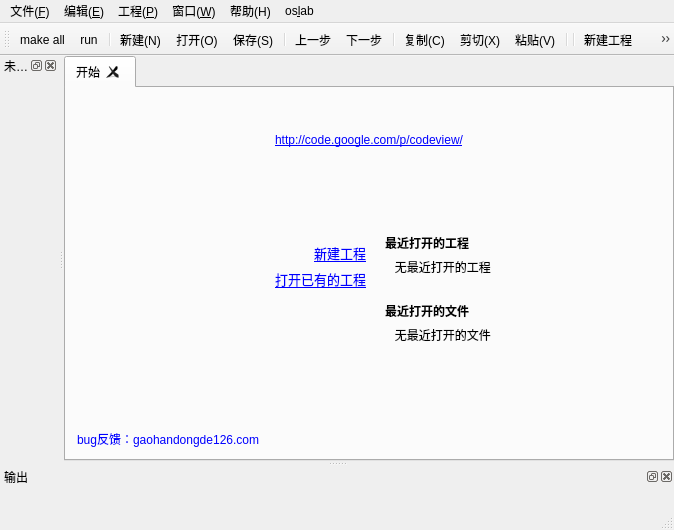
<?xml version="1.0" encoding="UTF-8"?>
<ui version="4.0">
 <class>MainWindowClass</class>
 <widget class="QMainWindow" name="MainWindowClass">
  <property name="geometry">
   <rect>
    <x>0</x>
    <y>0</y>
    <width>674</width>
    <height>530</height>
   </rect>
  </property>
  <property name="windowTitle">
   <string>CodeView</string>
  </property>
  <property name="documentMode">
   <bool>true</bool>
  </property>
  <property name="tabShape">
   <enum>QTabWidget::Triangular</enum>
  </property>
  <property name="unifiedTitleAndToolBarOnMac">
   <bool>true</bool>
  </property>
  <widget class="QWidget" name="centralWidget">
   <layout class="QHBoxLayout" name="horizontalLayout_2">
    <property name="spacing">
     <number>0</number>
    </property>
    <property name="margin">
     <number>0</number>
    </property>
    <item>
     <widget class="QTabWidget" name="tabWidget">
      <property name="mouseTracking">
       <bool>false</bool>
      </property>
      <property name="tabPosition">
       <enum>QTabWidget::North</enum>
      </property>
      <property name="tabShape">
       <enum>QTabWidget::Rounded</enum>
      </property>
      <property name="currentIndex">
       <number>0</number>
      </property>
      <property name="documentMode">
       <bool>false</bool>
      </property>
      <property name="tabsClosable">
       <bool>true</bool>
      </property>
      <widget class="QWidget" name="tab">
       <attribute name="icon">
        <iconset resource="iamge.qrc">
         <normaloff>:/iamge/iamges/arrow.png</normaloff>:/iamge/iamges/arrow.png</iconset>
       </attribute>
       <attribute name="title">
        <string>开始</string>
       </attribute>
       <attribute name="toolTip">
        <string>start</string>
       </attribute>
       <layout class="QVBoxLayout" name="verticalLayout_10">
        <item>
         <layout class="QVBoxLayout" name="verticalLayout_5">
          <item>
           <widget class="QLabel" name="label_5">
            <property name="text">
             <string/>
            </property>
            <property name="pixmap">
             <pixmap resource="iamge.qrc">:/iamge/iamges/1.PNG</pixmap>
            </property>
            <property name="alignment">
             <set>Qt::AlignCenter</set>
            </property>
           </widget>
          </item>
          <item>
           <widget class="QLabel" name="label_13">
            <property name="text">
             <string>&lt;!DOCTYPE HTML PUBLIC &quot;-//W3C//DTD HTML 4.0//EN&quot; &quot;http://www.w3.org/TR/REC-html40/strict.dtd&quot;&gt;
&lt;html&gt;&lt;head&gt;&lt;meta name=&quot;qrichtext&quot; content=&quot;1&quot; /&gt;&lt;style type=&quot;text/css&quot;&gt;
p, li { white-space: pre-wrap; }
&lt;/style&gt;&lt;/head&gt;&lt;body style=&quot; font-family:'宋体'; font-size:9pt; font-weight:400; font-style:normal;&quot;&gt;
&lt;p style=&quot;-qt-paragraph-type:empty; margin-top:0px; margin-bottom:0px; margin-left:0px; margin-right:0px; -qt-block-indent:0; text-indent:0px;&quot;&gt;&lt;/p&gt;
&lt;p style=&quot; margin-top:0px; margin-bottom:0px; margin-left:0px; margin-right:0px; -qt-block-indent:0; text-indent:0px;&quot;&gt;&lt;a href=&quot;http://code.google.com/p/codeview/&quot;&gt;&lt;span style=&quot; text-decoration: underline; color:#0000ff;&quot;&gt;http://code.google.com/p/codeview/&lt;/span&gt;&lt;/a&gt;&lt;/p&gt;&lt;/body&gt;&lt;/html&gt;</string>
            </property>
            <property name="alignment">
             <set>Qt::AlignCenter</set>
            </property>
            <property name="openExternalLinks">
             <bool>true</bool>
            </property>
           </widget>
          </item>
         </layout>
        </item>
        <item>
         <layout class="QHBoxLayout" name="horizontalLayout">
          <item>
           <layout class="QHBoxLayout" name="horizontalLayout_9">
            <item>
             <spacer name="horizontalSpacer_2">
              <property name="orientation">
               <enum>Qt::Horizontal</enum>
              </property>
              <property name="sizeHint" stdset="0">
               <size>
                <width>40</width>
                <height>20</height>
               </size>
              </property>
             </spacer>
            </item>
            <item>
             <layout class="QVBoxLayout" name="verticalLayout_8">
              <item>
               <layout class="QVBoxLayout" name="verticalLayout_7">
                <item>
                 <spacer name="verticalSpacer_3">
                  <property name="orientation">
                   <enum>Qt::Vertical</enum>
                  </property>
                  <property name="sizeHint" stdset="0">
                   <size>
                    <width>20</width>
                    <height>40</height>
                   </size>
                  </property>
                 </spacer>
                </item>
                <item>
                 <layout class="QHBoxLayout" name="horizontalLayout_7">
                  <item>
                   <widget class="QLabel" name="label_newPro1">
                    <property name="text">
                     <string/>
                    </property>
                    <property name="pixmap">
                     <pixmap resource="iamge.qrc">:/iamge/iamges/addgroup.png</pixmap>
                    </property>
                   </widget>
                  </item>
                  <item>
                   <widget class="QLabel" name="label_newPro2">
                    <property name="text">
                     <string>&lt;!DOCTYPE HTML PUBLIC &quot;-//W3C//DTD HTML 4.0//EN&quot; &quot;http://www.w3.org/TR/REC-html40/strict.dtd&quot;&gt;
&lt;html&gt;&lt;head&gt;&lt;meta name=&quot;qrichtext&quot; content=&quot;1&quot; /&gt;&lt;style type=&quot;text/css&quot;&gt;
p, li { white-space: pre-wrap; }
&lt;/style&gt;&lt;/head&gt;&lt;body style=&quot; font-family:'宋体'; font-size:9pt; font-weight:400; font-style:normal;&quot;&gt;
&lt;p style=&quot; margin-top:0px; margin-bottom:0px; margin-left:0px; margin-right:0px; -qt-block-indent:0; text-indent:0px;&quot;&gt;&lt;a href=&quot;1&quot;&gt;&lt;span style=&quot; font-size:10pt; text-decoration: underline; color:#0000ff;&quot;&gt;新建工程&lt;/span&gt;&lt;/a&gt;&lt;/p&gt;&lt;/body&gt;&lt;/html&gt;</string>
                    </property>
                    <property name="alignment">
                     <set>Qt::AlignLeading|Qt::AlignLeft|Qt::AlignVCenter</set>
                    </property>
                   </widget>
                  </item>
                 </layout>
                </item>
                <item>
                 <layout class="QHBoxLayout" name="horizontalLayout_8">
                  <item>
                   <widget class="QLabel" name="label_recentPro1">
                    <property name="text">
                     <string/>
                    </property>
                    <property name="pixmap">
                     <pixmap resource="iamge.qrc">:/iamge/iamges/relaxView.png</pixmap>
                    </property>
                   </widget>
                  </item>
                  <item>
                   <widget class="QLabel" name="label_recentPro2">
                    <property name="text">
                     <string>&lt;!DOCTYPE HTML PUBLIC &quot;-//W3C//DTD HTML 4.0//EN&quot; &quot;http://www.w3.org/TR/REC-html40/strict.dtd&quot;&gt;
&lt;html&gt;&lt;head&gt;&lt;meta name=&quot;qrichtext&quot; content=&quot;1&quot; /&gt;&lt;style type=&quot;text/css&quot;&gt;
p, li { white-space: pre-wrap; }
&lt;/style&gt;&lt;/head&gt;&lt;body style=&quot; font-family:'宋体'; font-size:9pt; font-weight:400; font-style:normal;&quot;&gt;
&lt;p style=&quot; margin-top:0px; margin-bottom:0px; margin-left:0px; margin-right:0px; -qt-block-indent:0; text-indent:0px;&quot;&gt;&lt;a href=&quot;2&quot;&gt;&lt;span style=&quot; font-size:10pt; text-decoration: underline; color:#0000ff;&quot;&gt;打开已有的工程&lt;/span&gt;&lt;/a&gt;&lt;/p&gt;&lt;/body&gt;&lt;/html&gt;</string>
                    </property>
                    <property name="alignment">
                     <set>Qt::AlignLeading|Qt::AlignLeft|Qt::AlignVCenter</set>
                    </property>
                   </widget>
                  </item>
                 </layout>
                </item>
               </layout>
              </item>
              <item>
               <spacer name="verticalSpacer">
                <property name="orientation">
                 <enum>Qt::Vertical</enum>
                </property>
                <property name="sizeHint" stdset="0">
                 <size>
                  <width>20</width>
                  <height>40</height>
                 </size>
                </property>
               </spacer>
              </item>
             </layout>
            </item>
           </layout>
          </item>
          <item>
           <layout class="QHBoxLayout" name="horizontalLayout_10">
            <item>
             <layout class="QVBoxLayout" name="verticalLayout_9">
              <item>
               <spacer name="verticalSpacer_4">
                <property name="orientation">
                 <enum>Qt::Vertical</enum>
                </property>
                <property name="sizeHint" stdset="0">
                 <size>
                  <width>20</width>
                  <height>40</height>
                 </size>
                </property>
               </spacer>
              </item>
              <item>
               <layout class="QHBoxLayout" name="horizontalLayout_5">
                <item>
                 <widget class="QLabel" name="label_4">
                  <property name="text">
                   <string/>
                  </property>
                  <property name="pixmap">
                   <pixmap resource="iamge.qrc">:/iamge/iamges/Sync.png</pixmap>
                  </property>
                 </widget>
                </item>
                <item>
                 <layout class="QVBoxLayout" name="verticalLayout_6">
                  <item>
                   <widget class="QLabel" name="label_3">
                    <property name="font">
                     <font>
                      <weight>75</weight>
                      <bold>true</bold>
                     </font>
                    </property>
                    <property name="text">
                     <string>最近打开的工程</string>
                    </property>
                   </widget>
                  </item>
                  <item>
                   <widget class="QLabel" name="label_recentPro">
                    <property name="text">
                     <string>   无最近打开的工程</string>
                    </property>
                   </widget>
                  </item>
                  <item>
                   <widget class="QLabel" name="label_6">
                    <property name="text">
                     <string/>
                    </property>
                   </widget>
                  </item>
                  <item>
                   <widget class="QLabel" name="label_recentd">
                    <property name="font">
                     <font>
                      <weight>75</weight>
                      <bold>true</bold>
                     </font>
                    </property>
                    <property name="text">
                     <string>最近打开的文件</string>
                    </property>
                   </widget>
                  </item>
                  <item>
                   <widget class="QLabel" name="label_recentFile">
                    <property name="text">
                     <string>   无最近打开的文件</string>
                    </property>
                   </widget>
                  </item>
                 </layout>
                </item>
               </layout>
              </item>
              <item>
               <spacer name="verticalSpacer_2">
                <property name="orientation">
                 <enum>Qt::Vertical</enum>
                </property>
                <property name="sizeHint" stdset="0">
                 <size>
                  <width>20</width>
                  <height>40</height>
                 </size>
                </property>
               </spacer>
              </item>
             </layout>
            </item>
            <item>
             <spacer name="horizontalSpacer_3">
              <property name="orientation">
               <enum>Qt::Horizontal</enum>
              </property>
              <property name="sizeHint" stdset="0">
               <size>
                <width>40</width>
                <height>20</height>
               </size>
              </property>
             </spacer>
            </item>
           </layout>
          </item>
         </layout>
        </item>
        <item>
         <widget class="QLabel" name="label_2">
          <property name="text">
           <string>&lt;!DOCTYPE HTML PUBLIC &quot;-//W3C//DTD HTML 4.0//EN&quot; &quot;http://www.w3.org/TR/REC-html40/strict.dtd&quot;&gt;
&lt;html&gt;&lt;head&gt;&lt;meta name=&quot;qrichtext&quot; content=&quot;1&quot; /&gt;&lt;style type=&quot;text/css&quot;&gt;
p, li { white-space: pre-wrap; }
&lt;/style&gt;&lt;/head&gt;&lt;body style=&quot; font-family:'宋体'; font-size:9pt; font-weight:400; font-style:normal;&quot;&gt;
&lt;p style=&quot; margin-top:0px; margin-bottom:0px; margin-left:0px; margin-right:0px; -qt-block-indent:0; text-indent:0px;&quot;&gt;&lt;span style=&quot; color:#0000ff;&quot;&gt;bug反馈：gaohandongde126.com&lt;/span&gt;&lt;/p&gt;&lt;/body&gt;&lt;/html&gt;</string>
          </property>
         </widget>
        </item>
       </layout>
      </widget>
     </widget>
    </item>
   </layout>
  </widget>
  <widget class="QMenuBar" name="menuBar">
   <property name="geometry">
    <rect>
     <x>0</x>
     <y>0</y>
     <width>674</width>
     <height>25</height>
    </rect>
   </property>
   <widget class="QMenu" name="menu_File">
    <property name="title">
     <string>文件(&amp;F)</string>
    </property>
    <addaction name="action_NewFile"/>
    <addaction name="action_Open"/>
    <addaction name="action_Save"/>
    <addaction name="action_saveAs"/>
    <addaction name="separator"/>
    <addaction name="action_E"/>
   </widget>
   <widget class="QMenu" name="menu_T">
    <property name="title">
     <string>工程(&amp;P)</string>
    </property>
    <addaction name="newProject"/>
    <addaction name="delProject"/>
   </widget>
   <widget class="QMenu" name="menu_H">
    <property name="title">
     <string>帮助(H)</string>
    </property>
    <addaction name="action_help"/>
    <addaction name="action_5"/>
   </widget>
   <widget class="QMenu" name="menu_E">
    <property name="title">
     <string>编辑(&amp;E)</string>
    </property>
    <addaction name="action_Copy"/>
    <addaction name="action_cut"/>
    <addaction name="action_paste"/>
    <addaction name="separator"/>
    <addaction name="action_undo"/>
    <addaction name="action_redo"/>
    <addaction name="separator"/>
    <addaction name="action"/>
    <addaction name="separator"/>
    <addaction name="action_Option"/>
   </widget>
   <widget class="QMenu" name="menu_W">
    <property name="title">
     <string>窗口(&amp;W)</string>
    </property>
    <addaction name="action_showLeft"/>
    <addaction name="action_showBottom"/>
   </widget>
   <widget class="QMenu" name="menuOslab">
    <property name="title">
     <string>os&amp;lab</string>
    </property>
    <addaction name="action_4"/>
    <addaction name="action_make"/>
    <addaction name="action_run"/>
    <addaction name="separator"/>
    <addaction name="actionMount"/>
    <addaction name="actionUmount"/>
   </widget>
   <addaction name="menu_File"/>
   <addaction name="menu_E"/>
   <addaction name="menu_T"/>
   <addaction name="menu_W"/>
   <addaction name="menu_H"/>
   <addaction name="menuOslab"/>
  </widget>
  <widget class="QToolBar" name="mainToolBar">
   <property name="mouseTracking">
    <bool>true</bool>
   </property>
   <property name="windowTitle">
    <string>工具栏</string>
   </property>
   <property name="toolButtonStyle">
    <enum>Qt::ToolButtonIconOnly</enum>
   </property>
   <attribute name="toolBarArea">
    <enum>TopToolBarArea</enum>
   </attribute>
   <attribute name="toolBarBreak">
    <bool>false</bool>
   </attribute>
   <addaction name="action_make"/>
   <addaction name="action_run"/>
   <addaction name="separator"/>
   <addaction name="action_NewFile"/>
   <addaction name="action_Open"/>
   <addaction name="action_Save"/>
   <addaction name="separator"/>
   <addaction name="action_undo"/>
   <addaction name="action_redo"/>
   <addaction name="separator"/>
   <addaction name="action_Copy"/>
   <addaction name="action_cut"/>
   <addaction name="action_paste"/>
   <addaction name="separator"/>
   <addaction name="separator"/>
   <addaction name="newProject"/>
   <addaction name="delProject"/>
   <addaction name="separator"/>
   <addaction name="separator"/>
  </widget>
  <widget class="QStatusBar" name="statusBar"/>
  <widget class="QDockWidget" name="dockWidget">
   <property name="palette">
    <palette>
     <active>
      <colorrole role="Button">
       <brush brushstyle="SolidPattern">
        <color alpha="255">
         <red>236</red>
         <green>233</green>
         <blue>216</blue>
        </color>
       </brush>
      </colorrole>
     </active>
     <inactive>
      <colorrole role="Button">
       <brush brushstyle="SolidPattern">
        <color alpha="255">
         <red>236</red>
         <green>233</green>
         <blue>216</blue>
        </color>
       </brush>
      </colorrole>
     </inactive>
     <disabled>
      <colorrole role="Button">
       <brush brushstyle="SolidPattern">
        <color alpha="255">
         <red>236</red>
         <green>233</green>
         <blue>216</blue>
        </color>
       </brush>
      </colorrole>
     </disabled>
    </palette>
   </property>
   <property name="mouseTracking">
    <bool>false</bool>
   </property>
   <property name="windowIcon">
    <iconset>
     <normaloff>E:/pica/图标/表情png/2327/可爱QQ表情图标下载2.png</normaloff>E:/pica/图标/表情png/2327/可爱QQ表情图标下载2.png</iconset>
   </property>
   <property name="windowTitle">
    <string>未选择工程</string>
   </property>
   <attribute name="dockWidgetArea">
    <number>1</number>
   </attribute>
   <widget class="QWidget" name="dockWidgetContents_2">
    <layout class="QVBoxLayout" name="verticalLayout_12"/>
   </widget>
  </widget>
  <widget class="QDockWidget" name="dockWidget_2">
   <property name="windowTitle">
    <string>输出</string>
   </property>
   <attribute name="dockWidgetArea">
    <number>8</number>
   </attribute>
   <widget class="QWidget" name="dockWidgetContents_3">
    <layout class="QVBoxLayout" name="verticalLayout_13"/>
   </widget>
  </widget>
  <action name="action_NewFile">
   <property name="icon">
    <iconset resource="iamge.qrc">
     <normaloff>:/iamge/iamges/new.png</normaloff>:/iamge/iamges/new.png</iconset>
   </property>
   <property name="text">
    <string>新建(&amp;N)</string>
   </property>
   <property name="shortcut">
    <string>Ctrl+N</string>
   </property>
  </action>
  <action name="action_Open">
   <property name="icon">
    <iconset resource="iamge.qrc">
     <normaloff>:/iamge/iamges/open.png</normaloff>:/iamge/iamges/open.png</iconset>
   </property>
   <property name="text">
    <string>打开(&amp;O)</string>
   </property>
   <property name="shortcut">
    <string>Ctrl+O</string>
   </property>
  </action>
  <action name="newProject">
   <property name="icon">
    <iconset resource="iamge.qrc">
     <normaloff>:/iamge/iamges/addgroup.png</normaloff>:/iamge/iamges/addgroup.png</iconset>
   </property>
   <property name="text">
    <string>新建工程</string>
   </property>
   <property name="toolTip">
    <string>新建工程以便定位文件中的标识符</string>
   </property>
  </action>
  <action name="delProject">
   <property name="icon">
    <iconset resource="iamge.qrc">
     <normaloff>:/iamge/iamges/relaxView.png</normaloff>:/iamge/iamges/relaxView.png</iconset>
   </property>
   <property name="text">
    <string>所有工程</string>
   </property>
   <property name="toolTip">
    <string>查看并且编辑所有工程</string>
   </property>
  </action>
  <action name="action_Copy">
   <property name="icon">
    <iconset resource="iamge.qrc">
     <normaloff>:/iamge/iamges/copy.png</normaloff>:/iamge/iamges/copy.png</iconset>
   </property>
   <property name="text">
    <string>复制(&amp;C)</string>
   </property>
   <property name="shortcut">
    <string>Ctrl+C</string>
   </property>
  </action>
  <action name="action_cut">
   <property name="icon">
    <iconset resource="iamge.qrc">
     <normaloff>:/iamge/iamges/cut.png</normaloff>:/iamge/iamges/cut.png</iconset>
   </property>
   <property name="text">
    <string>剪切(&amp;X)</string>
   </property>
   <property name="shortcut">
    <string>Ctrl+X</string>
   </property>
  </action>
  <action name="action_paste">
   <property name="icon">
    <iconset resource="iamge.qrc">
     <normaloff>:/iamge/iamges/paste.png</normaloff>:/iamge/iamges/paste.png</iconset>
   </property>
   <property name="text">
    <string>粘贴(&amp;V)</string>
   </property>
   <property name="shortcut">
    <string>Ctrl+V</string>
   </property>
  </action>
  <action name="action_undo">
   <property name="icon">
    <iconset resource="iamge.qrc">
     <normaloff>:/iamge/iamges/undo.png</normaloff>:/iamge/iamges/undo.png</iconset>
   </property>
   <property name="text">
    <string>上一步</string>
   </property>
   <property name="shortcut">
    <string>Ctrl+Z</string>
   </property>
  </action>
  <action name="action_redo">
   <property name="icon">
    <iconset resource="iamge.qrc">
     <normaloff>:/iamge/iamges/redo.png</normaloff>:/iamge/iamges/redo.png</iconset>
   </property>
   <property name="text">
    <string>下一步</string>
   </property>
   <property name="shortcut">
    <string>Ctrl+Y</string>
   </property>
  </action>
  <action name="action_F">
   <property name="icon">
    <iconset resource="iamge.qrc">
     <normaloff>:/iamge/iamges/find.png</normaloff>:/iamge/iamges/find.png</iconset>
   </property>
   <property name="text">
    <string>在文本中查找(&amp;F)</string>
   </property>
   <property name="toolTip">
    <string>单击以便打开文本查找窗口</string>
   </property>
   <property name="shortcut">
    <string>Ctrl+F</string>
   </property>
  </action>
  <action name="action_Save">
   <property name="icon">
    <iconset resource="iamge.qrc">
     <normaloff>:/iamge/iamges/save.png</normaloff>:/iamge/iamges/save.png</iconset>
   </property>
   <property name="text">
    <string>保存(&amp;S)</string>
   </property>
   <property name="shortcut">
    <string>Ctrl+S</string>
   </property>
  </action>
  <action name="action_5">
   <property name="text">
    <string>关于 CodeView</string>
   </property>
  </action>
  <action name="action_E">
   <property name="text">
    <string>退出(&amp;E)</string>
   </property>
  </action>
  <action name="selectProject">
   <property name="text">
    <string>选择工程</string>
   </property>
  </action>
  <action name="action_saveAs">
   <property name="text">
    <string>另存为</string>
   </property>
  </action>
  <action name="action_showLeft">
   <property name="text">
    <string>工程窗口</string>
   </property>
   <property name="toolTip">
    <string>单击以便打开工程搜索窗口</string>
   </property>
  </action>
  <action name="action_showBottom">
   <property name="text">
    <string>输出窗口</string>
   </property>
   <property name="toolTip">
    <string>单击以便打开搜索结果窗口</string>
   </property>
  </action>
  <action name="action_help">
   <property name="text">
    <string>CodeView 使用帮助</string>
   </property>
   <property name="shortcut">
    <string>F1</string>
   </property>
  </action>
  <action name="action_make">
   <property name="icon">
    <iconset resource="iamge.qrc">
     <normaloff>:/iamge/iamges/compile.png</normaloff>:/iamge/iamges/compile.png</iconset>
   </property>
   <property name="text">
    <string>make all </string>
   </property>
   <property name="shortcut">
    <string>Ctrl+B</string>
   </property>
  </action>
  <action name="action_run">
   <property name="icon">
    <iconset resource="iamge.qrc">
     <normaloff>:/iamge/iamges/run.png</normaloff>:/iamge/iamges/run.png</iconset>
   </property>
   <property name="text">
    <string>run</string>
   </property>
   <property name="shortcut">
    <string>Ctrl+R</string>
   </property>
  </action>
  <action name="action_4">
   <property name="text">
    <string>clean</string>
   </property>
   <property name="shortcut">
    <string>Ctrl+L</string>
   </property>
  </action>
  <action name="actionMount">
   <property name="enabled">
    <bool>false</bool>
   </property>
   <property name="text">
    <string>mount</string>
   </property>
   <property name="shortcut">
    <string>Ctrl+M</string>
   </property>
  </action>
  <action name="actionUmount">
   <property name="enabled">
    <bool>false</bool>
   </property>
   <property name="text">
    <string>umount</string>
   </property>
   <property name="shortcut">
    <string>Ctrl+U</string>
   </property>
  </action>
  <action name="action_6">
   <property name="text">
    <string>设置</string>
   </property>
  </action>
  <action name="action">
   <property name="text">
    <string>整理格式</string>
   </property>
   <property name="shortcut">
    <string>Ctrl+I</string>
   </property>
  </action>
  <action name="action_Option">
   <property name="enabled">
    <bool>false</bool>
   </property>
   <property name="text">
    <string>选项(&amp;O)</string>
   </property>
  </action>
 </widget>
 <layoutdefault spacing="6" margin="11"/>
 <resources>
  <include location="iamge.qrc"/>
 </resources>
 <connections>
  <connection>
   <sender>action_NewFile</sender>
   <signal>triggered()</signal>
   <receiver>MainWindowClass</receiver>
   <slot>newFile()</slot>
   <hints>
    <hint type="sourcelabel">
     <x>-1</x>
     <y>-1</y>
    </hint>
    <hint type="destinationlabel">
     <x>279</x>
     <y>100</y>
    </hint>
   </hints>
  </connection>
  <connection>
   <sender>action_Open</sender>
   <signal>triggered()</signal>
   <receiver>MainWindowClass</receiver>
   <slot>open()</slot>
   <hints>
    <hint type="sourcelabel">
     <x>-1</x>
     <y>-1</y>
    </hint>
    <hint type="destinationlabel">
     <x>277</x>
     <y>142</y>
    </hint>
   </hints>
  </connection>
  <connection>
   <sender>action_Save</sender>
   <signal>triggered()</signal>
   <receiver>MainWindowClass</receiver>
   <slot>save()</slot>
   <hints>
    <hint type="sourcelabel">
     <x>-1</x>
     <y>-1</y>
    </hint>
    <hint type="destinationlabel">
     <x>278</x>
     <y>195</y>
    </hint>
   </hints>
  </connection>
  <connection>
   <sender>action_saveAs</sender>
   <signal>triggered()</signal>
   <receiver>MainWindowClass</receiver>
   <slot>saveAs()</slot>
   <hints>
    <hint type="sourcelabel">
     <x>-1</x>
     <y>-1</y>
    </hint>
    <hint type="destinationlabel">
     <x>282</x>
     <y>243</y>
    </hint>
   </hints>
  </connection>
  <connection>
   <sender>action_E</sender>
   <signal>triggered()</signal>
   <receiver>MainWindowClass</receiver>
   <slot>close()</slot>
   <hints>
    <hint type="sourcelabel">
     <x>-1</x>
     <y>-1</y>
    </hint>
    <hint type="destinationlabel">
     <x>284</x>
     <y>146</y>
    </hint>
   </hints>
  </connection>
  <connection>
   <sender>action_5</sender>
   <signal>triggered()</signal>
   <receiver>MainWindowClass</receiver>
   <slot>about()</slot>
   <hints>
    <hint type="sourcelabel">
     <x>-1</x>
     <y>-1</y>
    </hint>
    <hint type="destinationlabel">
     <x>281</x>
     <y>110</y>
    </hint>
   </hints>
  </connection>
  <connection>
   <sender>action_Copy</sender>
   <signal>triggered()</signal>
   <receiver>MainWindowClass</receiver>
   <slot>copy()</slot>
   <hints>
    <hint type="sourcelabel">
     <x>-1</x>
     <y>-1</y>
    </hint>
    <hint type="destinationlabel">
     <x>275</x>
     <y>398</y>
    </hint>
   </hints>
  </connection>
  <connection>
   <sender>action_cut</sender>
   <signal>triggered()</signal>
   <receiver>MainWindowClass</receiver>
   <slot>cut()</slot>
   <hints>
    <hint type="sourcelabel">
     <x>-1</x>
     <y>-1</y>
    </hint>
    <hint type="destinationlabel">
     <x>280</x>
     <y>439</y>
    </hint>
   </hints>
  </connection>
  <connection>
   <sender>action_paste</sender>
   <signal>triggered()</signal>
   <receiver>MainWindowClass</receiver>
   <slot>paste()</slot>
   <hints>
    <hint type="sourcelabel">
     <x>-1</x>
     <y>-1</y>
    </hint>
    <hint type="destinationlabel">
     <x>279</x>
     <y>483</y>
    </hint>
   </hints>
  </connection>
  <connection>
   <sender>action_redo</sender>
   <signal>triggered()</signal>
   <receiver>MainWindowClass</receiver>
   <slot>redo()</slot>
   <hints>
    <hint type="sourcelabel">
     <x>-1</x>
     <y>-1</y>
    </hint>
    <hint type="destinationlabel">
     <x>690</x>
     <y>143</y>
    </hint>
   </hints>
  </connection>
  <connection>
   <sender>action_undo</sender>
   <signal>triggered()</signal>
   <receiver>MainWindowClass</receiver>
   <slot>undo()</slot>
   <hints>
    <hint type="sourcelabel">
     <x>-1</x>
     <y>-1</y>
    </hint>
    <hint type="destinationlabel">
     <x>685</x>
     <y>241</y>
    </hint>
   </hints>
  </connection>
  <connection>
   <sender>label_newPro2</sender>
   <signal>linkActivated(QString)</signal>
   <receiver>MainWindowClass</receiver>
   <slot>dealStartLable(QString)</slot>
   <hints>
    <hint type="sourcelabel">
     <x>452</x>
     <y>391</y>
    </hint>
    <hint type="destinationlabel">
     <x>144</x>
     <y>311</y>
    </hint>
   </hints>
  </connection>
  <connection>
   <sender>label_recentPro2</sender>
   <signal>linkActivated(QString)</signal>
   <receiver>MainWindowClass</receiver>
   <slot>dealStartLable(QString)</slot>
   <hints>
    <hint type="sourcelabel">
     <x>452</x>
     <y>447</y>
    </hint>
    <hint type="destinationlabel">
     <x>142</x>
     <y>341</y>
    </hint>
   </hints>
  </connection>
  <connection>
   <sender>label_recentFile</sender>
   <signal>linkActivated(QString)</signal>
   <receiver>MainWindowClass</receiver>
   <slot>dealStartLable(QString)</slot>
   <hints>
    <hint type="sourcelabel">
     <x>644</x>
     <y>508</y>
    </hint>
    <hint type="destinationlabel">
     <x>685</x>
     <y>331</y>
    </hint>
   </hints>
  </connection>
  <connection>
   <sender>label_recentPro</sender>
   <signal>linkActivated(QString)</signal>
   <receiver>MainWindowClass</receiver>
   <slot>dealStartLable(QString)</slot>
   <hints>
    <hint type="sourcelabel">
     <x>644</x>
     <y>449</y>
    </hint>
    <hint type="destinationlabel">
     <x>685</x>
     <y>295</y>
    </hint>
   </hints>
  </connection>
 </connections>
 <slots>
  <slot>open()</slot>
  <slot>newFile()</slot>
  <slot>save()</slot>
  <slot>saveAs()</slot>
  <slot>about()</slot>
  <slot>cut()</slot>
  <slot>copy()</slot>
  <slot>paste()</slot>
  <slot>redo()</slot>
  <slot>undo()</slot>
  <slot>dealStartLable(QString)</slot>
  <slot>setCDE(bool)</slot>
 </slots>
</ui>
